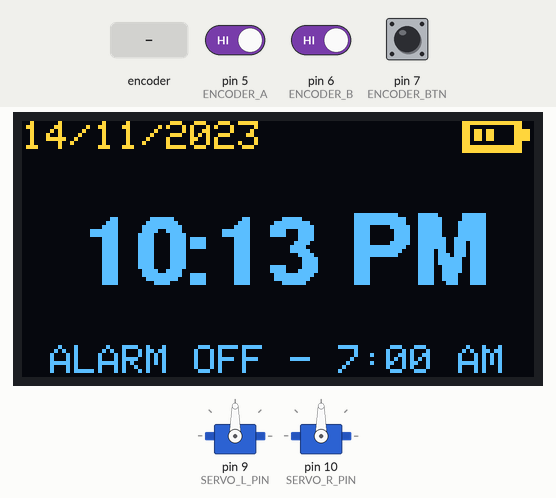
Simulated run of this sketch. Board: Arduino Uno, built with avr-gcc and run on an emulated ATmega328P. On the bench: 2 × servo, 128×64 one-colour display. The inputs (shaded band) are chosen by the test bench; at power-on: pin 7 (ENCODER_BTN) HIGH, pin 5 (ENCODER_A) HIGH, pin 6 (ENCODER_B) HIGH. The OLED is the two-colour kind (top 16 rows yellow); the local clock reads 2024-03-15 10:24:30 at power-on unless the sketch sets it.

Above: at 1.2 s.
1.3 s: pin 7 (ENCODER_BTN) driven LOW
At 2.5 s:
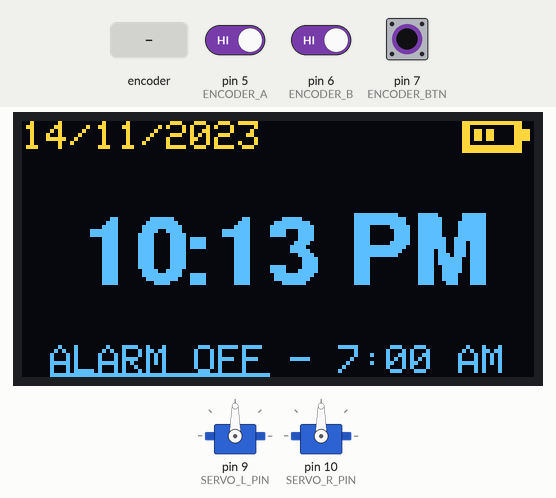
2.8 s: rotary encoder on pin 5 (ENCODER_A) / pin 6 (ENCODER_B) turned 3 steps (first pin leading)
At 4.6 s:
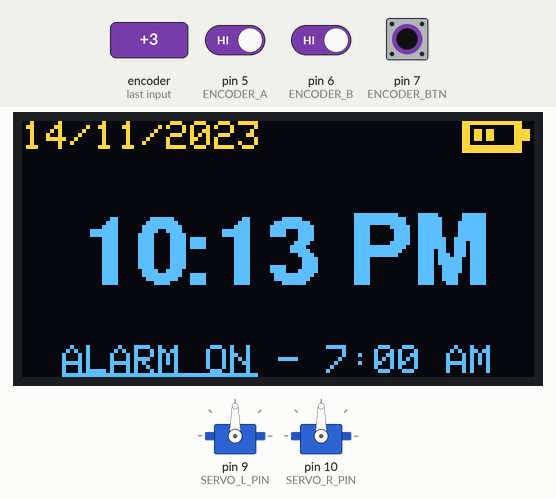
4.9 s: pin 7 (ENCODER_BTN) pulsed HIGH 5 times (0.12 s each, 0.3 s apart)
At 5.87 s:
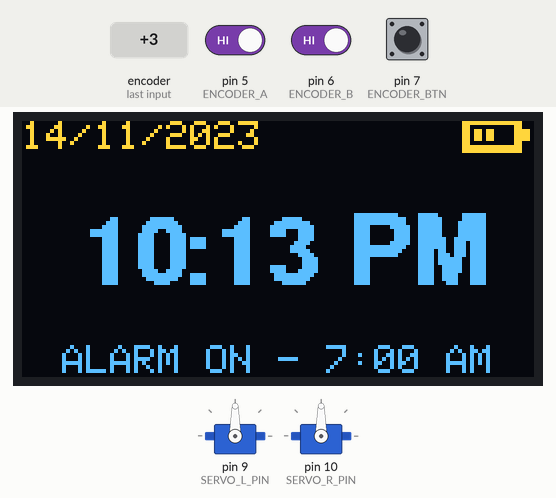
7.9 s: rotary encoder on pin 5 (ENCODER_A) / pin 6 (ENCODER_B) turned 1 step (first pin leading)
At 9.5 s:
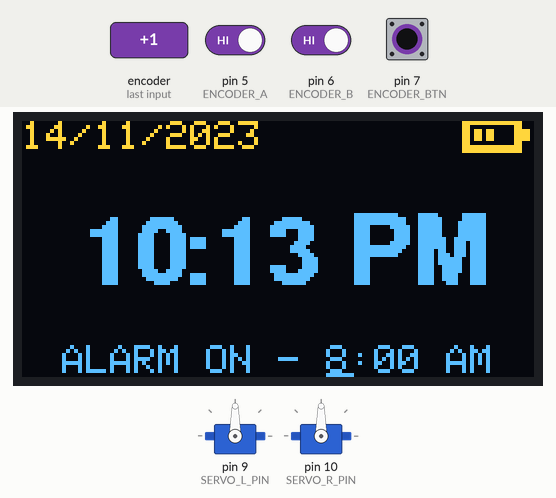
Timing chart, 0 to 11.0 s (numbered marks = the images above; inputs shaded):
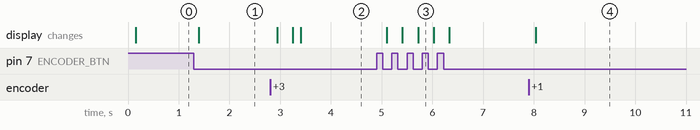

The sketch:

overall_code.ino
```cpp
/**
  * REQUIRED LIBRARIES
  */
#include <Arduino.h>
#include <Wire.h>
#include <Adafruit_GFX.h>               // Adafruit GFX Library by Adafruit
#include <Adafruit_SH110X.h>            // Adafruit SH110X by Adafruit
#include <RTClib.h>                     // RTCLib by NeiroN
#include <Fonts/FreeSansBold12pt7b.h>
#include <Servo.h>                      // Servo by Michael Margolis


/**
  * PIN DEFINITIONS
  */
#define ENCODER_A   5
#define ENCODER_B   6
#define ENCODER_BTN 7
#define BUZZER_PIN  8
#define SERVO_L_PIN 9
#define SERVO_R_PIN 10

#define RTC_CE  4
#define RTC_SCK 2
#define RTC_IO  3


/**
  * DISPLAY CONFIGURATION
  */
#define SCREEN_WIDTH  128
#define SCREEN_HEIGHT 64
Adafruit_SH1106G display(SCREEN_WIDTH, SCREEN_HEIGHT, &Wire, -1);


/**
  * RTC CONFIGURATION
  */
DS1302 rtc(RTC_CE, RTC_SCK, RTC_IO);


/**
  * SERVO CONFIGURATION
  */
Servo leftMotorServo;
Servo rightMotorServo;

#define L_STOP 90
#define R_STOP 90


/**
  * PROGRAM VARIABLES
  */

/* Alarm State */
bool alarmEnabled = false;
bool alarmEnabledPending = false;

int alarmH = 7;
int alarmM = 0;

bool alarmRinging = false;
bool alarmLatchedThisMinute = false;

/* UI Timing */
unsigned long lastUiMs = 0;
const unsigned long uiPeriodMs = 120;

/* Button State */
bool lastBtn = HIGH;
bool btnArmed = true;
unsigned long lastBtnChangeMs = 0;
const unsigned long debounceMs = 30;

/* Encoder State */
const int8_t QDEC[16] = {
   0, -1,  1,  0,
   1,  0,  0, -1,
  -1,  0,  0,  1,
   0,  1, -1,  0
};

uint8_t oldAB = 0;
int accum = 0;
const int STEPS_PER_DETENT = 4;

/* Battery Monitoring */
const float BAT_V_FULL  = 5.60;
const float BAT_V_EMPTY = 4.40;
float vccFilt = 5.0f;

/* UI Mode */
enum Mode { MODE_TIME, MODE_ALARM_TOGGLE, MODE_ALARM_H, MODE_ALARM_M };
Mode mode = MODE_TIME;

/* Movement Sequencer */
int moveCurrentStep = 0;
int moveLineCounter = 0;
bool moveWaiting = false;
unsigned long moveWaitStartMs = 0;

/* Sound Sequencer */
int soundCurrentStep = 0;
int soundLineCounter = 0;
bool soundWaiting = false;
unsigned long soundWaitStartMs = 0;
bool toneActive = false;
unsigned long toneStartMs = 0;


/**
  * FUNCTION DECLARATIONS
  */

/* Student Alarm Programs */
void alarmMove(void);
void alarmSound(void);

/* Motor Control */
void setLeftMotor(int speed);
void setRightMotor(int speed);

/* Movement Sequencer */
void resetMoveSequence(void);
void beginMoveSequence(void);
void endMoveSequence(void);
void moveLeftMotorCmd(int speed);
void moveRightMotorCmd(int speed);
void moveWaitCmd(unsigned long durationMs);

/* Sound Sequencer */
void resetSoundSequence(void);
void beginSoundSequence(void);
void endSoundSequence(void);
void soundWaitCmd(unsigned long durationMs);
void soundPlayToneCmd(int pitch, unsigned long durationMs);

/* Alarm Control */
void resetAlarmSequence(void);
void alarmStart(void);
void alarmStop(void);

/* Encoder */
void readEncoder(void);
void applyDelta(int d);

/* Battery */
long readVcc_mV(void);
float readVccFiltered(void);
int batteryPctFromV(float v);

/* User Interface */
void drawBatteryIcon(int percent);
void drawUI(const DateTime &now);
void drawCenteredText(const char *line1, const char *line2 = "", const char *line3 = "");

/* Button */
void handleButton(void);

/* Alarm Logic */
void updateAlarmState(const DateTime &now);

/* Utilities */
int wrap(int v, int lo, int hi);
int clampi(int v, int lo, int hi);


/**
  * STUDENT MOVEMENT MACROS
  */
#define leftMotor(x)  moveLeftMotorCmd(x)
#define rightMotor(x) moveRightMotorCmd(x)
#define wait(sec)     moveWaitCmd((unsigned long)((sec) * 1000))


/**
  * STUDENT MOVEMENT CODE
  */
void alarmMove(void)
{
  beginMoveSequence();

  /** =====================================================
    * =========== STUDENT MOVEMENT CODE START =============
    * ===================================================== */

  // Example:
  // leftMotor(50);
  // rightMotor(50);
  // wait(2);

  /** =====================================================
    * ============ STUDENT MOVEMENT CODE END ==============
    * ===================================================== */

  endMoveSequence();
}

/* Undefine student movement macros */
#undef leftMotor
#undef rightMotor
#undef wait


/**
  * STUDENT ALARM MACROS
  */
#define playTone(p, sec) soundPlayToneCmd(p, (unsigned long)((sec) * 1000))
#define wait(sec)        soundWaitCmd((unsigned long)((sec) * 1000))


/**
  * STUDENT ALARM CODE
  */
void alarmSound(void)
{
  beginSoundSequence();

  /** =====================================================
    * ============ STUDENT ALARM CODE START ===============
    * ===================================================== */

  // Example:
  // playTone(1000, 0.5);
  // wait(0.25);
  // playTone(1500, 0.5);

  /** =====================================================
    * ============= STUDENT ALARM CODE END ================
    * ===================================================== */

  endSoundSequence();
}

/* Undefine student alarm macros */
#undef playTone
#undef wait


/**
  * FUNCTION DEFINITIONS
  */

/* Utility Functions */
int wrap(int v, int lo, int hi)
{
  int r = hi - lo + 1;
  while (v < lo) v += r;
  while (v > hi) v -= r;
  return v;
}

int clampi(int v, int lo, int hi)
{
  return v < lo ? lo : (v > hi ? hi : v);
}


/* Motor Functions */
void setLeftMotor(int speed)
{
  leftMotorServo.write(speed);
}

void setRightMotor(int speed)
{
  rightMotorServo.write(180 - speed);
}


/* Movement Sequence Functions */
void beginMoveSequence(void)
{
  moveLineCounter = 0;
}

void endMoveSequence(void)
{
  if (moveLineCounter <= moveCurrentStep)
  {
    moveCurrentStep = 0;
    moveWaiting = false;
    setLeftMotor(L_STOP);
    setRightMotor(R_STOP);
  }
}

void moveLeftMotorCmd(int speed)
{
  if (moveLineCounter == moveCurrentStep)
  {
    setLeftMotor(speed);
    moveCurrentStep++;
  }
  moveLineCounter++;
}

void moveRightMotorCmd(int speed)
{
  if (moveLineCounter == moveCurrentStep)
  {
    setRightMotor(speed);
    moveCurrentStep++;
  }
  moveLineCounter++;
}

void moveWaitCmd(unsigned long durationMs)
{
  if (moveLineCounter == moveCurrentStep)
  {
    if (!moveWaiting)
    {
      moveWaitStartMs = millis();
      moveWaiting = true;
    }
    else if (millis() - moveWaitStartMs >= durationMs)
    {
      moveWaiting = false;
      moveCurrentStep++;
    }
  }
  moveLineCounter++;
}


/* Sound Sequence Functions */
void beginSoundSequence(void)
{
  soundLineCounter = 0;
}

void endSoundSequence(void)
{
  if (soundLineCounter <= soundCurrentStep)
  {
    soundCurrentStep = 0;
    soundWaiting = false;
    toneActive = false;
    noTone(BUZZER_PIN);
  }
}

void soundWaitCmd(unsigned long durationMs)
{
  if (soundLineCounter == soundCurrentStep)
  {
    if (!soundWaiting)
    {
      noTone(BUZZER_PIN);
      soundWaitStartMs = millis();
      soundWaiting = true;
    }
    else if (millis() - soundWaitStartMs >= durationMs)
    {
      soundWaiting = false;
      soundCurrentStep++;
    }
  }
  soundLineCounter++;
}

void soundPlayToneCmd(int pitch, unsigned long durationMs)
{
  if (soundLineCounter == soundCurrentStep)
  {
    if (!toneActive)
    {
      tone(BUZZER_PIN, pitch);
      toneStartMs = millis();
      toneActive = true;
    }
    else if (millis() - toneStartMs >= durationMs)
    {
      noTone(BUZZER_PIN);
      toneActive = false;
      soundCurrentStep++;
    }
  }
  soundLineCounter++;
}


/* Alarm Control Functions */
void resetAlarmSequence(void)
{
  moveCurrentStep = 0;
  moveLineCounter = 0;
  moveWaiting = false;
  moveWaitStartMs = 0;

  soundCurrentStep = 0;
  soundLineCounter = 0;
  soundWaiting = false;
  soundWaitStartMs = 0;

  toneActive = false;
  toneStartMs = 0;
  noTone(BUZZER_PIN);

  setLeftMotor(L_STOP);
  setRightMotor(R_STOP);
}

void alarmStart(void)
{
  alarmRinging = true;
  alarmLatchedThisMinute = true;
  resetAlarmSequence();
}

void alarmStop(void)
{
  alarmRinging = false;
  noTone(BUZZER_PIN);
  setLeftMotor(L_STOP);
  setRightMotor(R_STOP);
  resetAlarmSequence();
}

void updateAlarmState(const DateTime &now)
{
  if (mode != MODE_TIME)
  {
    alarmLatchedThisMinute = false;
    return;
  }

  if (!alarmEnabled)
  {
    alarmLatchedThisMinute = false;
    return;
  }

  if (now.hour() == alarmH && now.minute() == alarmM)
  {
    if (!alarmLatchedThisMinute && !alarmRinging)
    {
      alarmStart();
    }
  }
  else
  {
    alarmLatchedThisMinute = false;
  }
}


/* Battery Functions */
long readVcc_mV(void)
{
#if defined(__AVR__)
  ADMUX = _BV(REFS0) | _BV(MUX3) | _BV(MUX2) | _BV(MUX1);
  delayMicroseconds(200);
  ADCSRA |= _BV(ADSC);
  while (bit_is_set(ADCSRA, ADSC));
  return 1125300L / ADC;
#else
  return 5000;
#endif
}

float readVccFiltered(void)
{
  float v = readVcc_mV() / 1000.0f;
  vccFilt = 0.92f * vccFilt + 0.08f * v;
  return vccFilt;
}

int batteryPctFromV(float v)
{
  int pct = (int)((v - BAT_V_EMPTY) * 100.0f / (BAT_V_FULL - BAT_V_EMPTY) + 0.5f);
  return clampi(pct, 0, 100);
}


/* Encoder Functions */
void applyDelta(int d)
{
  if (mode == MODE_ALARM_TOGGLE && d) alarmEnabledPending = !alarmEnabledPending;
  else if (mode == MODE_ALARM_H)      alarmH = wrap(alarmH + d, 0, 23);
  else if (mode == MODE_ALARM_M)      alarmM = wrap(alarmM + d, 0, 59);
}

void readEncoder(void)
{
  uint8_t ab = (digitalRead(ENCODER_A) << 1) | digitalRead(ENCODER_B);
  int8_t step = QDEC[(oldAB << 2) | ab];

  if (step)
  {
    accum += step;
    if (abs(accum) >= STEPS_PER_DETENT)
    {
      applyDelta(accum > 0 ? 1 : -1);
      accum = 0;
    }
  }
  oldAB = ab;
}


/* Button Functions */
void handleButton(void)
{
  bool btn = digitalRead(ENCODER_BTN);
  unsigned long now = millis();

  if (btn != lastBtn)
  {
    lastBtnChangeMs = now;
    lastBtn = btn;
  }

  if ((now - lastBtnChangeMs) > debounceMs)
  {
    if (btn == LOW && btnArmed)
    {
      if (alarmRinging)
      {
        alarmStop();
        btnArmed = false;
        return;
      }

      if (mode == MODE_TIME)             mode = MODE_ALARM_TOGGLE, alarmEnabledPending = alarmEnabled;
      else if (mode == MODE_ALARM_TOGGLE) mode = MODE_ALARM_H;
      else if (mode == MODE_ALARM_H)      mode = MODE_ALARM_M;
      else                               mode = MODE_TIME, alarmEnabled = alarmEnabledPending;

      btnArmed = false;
    }

    if (btn == HIGH) btnArmed = true;
  }
}


/* Display Functions */
void drawBatteryIcon(int percent)
{
  int level = percent >= 100 ? 4 : percent >= 75 ? 3 : percent >= 50 ? 2 : percent >= 25 ? 1 : 0;
  const int w = 15, h = 9, x = SCREEN_WIDTH - w - 3, y = -1;

  display.fillRect(x,         y,         w,  2,  SH110X_WHITE);
  display.fillRect(x,         y + h - 2, w,  2,  SH110X_WHITE);
  display.fillRect(x,         y,         2,  h,  SH110X_WHITE);
  display.fillRect(x + w - 2, y,         2,  h,  SH110X_WHITE);
  display.fillRect(x + w,     y + 3,     2,  3,  SH110X_WHITE);

  for (int i = 0; i < level; i++)
  {
    display.fillRect(x + 3 + i * 3, y + 3, 2, h - 6, SH110X_WHITE);
  }
}

void drawUI(const DateTime &now)
{
  display.clearDisplay();
  display.setTextColor(SH110X_WHITE);
  display.setFont(NULL);
  display.setTextSize(1);

  /* Date */
  char dateBuf[11];
  snprintf(dateBuf, sizeof(dateBuf), "%02d/%02d/%04d", now.day(), now.month(), now.year());
  display.setCursor(0, 0);
  display.print(dateBuf);

  drawBatteryIcon(batteryPctFromV(readVccFiltered()));

  /* Time (12h) */
  int h24 = now.hour();
  bool pm = h24 >= 12;
  int h12 = h24 % 12;
  if (h12 == 0) h12 = 12;

  char timeBuf[10];
  snprintf(timeBuf, sizeof(timeBuf), "%d:%02d %s", h12, now.minute(), pm ? "PM" : "AM");

  display.setFont(&FreeSansBold12pt7b);
  int16_t x1, y1;
  uint16_t tw, th;
  display.getTextBounds(timeBuf, 0, 0, &x1, &y1, &tw, &th);
  display.setCursor((SCREEN_WIDTH - (int)tw) / 2, (SCREEN_HEIGHT - (int)th) / 2 - y1);
  display.print(timeBuf);

  display.setFont(NULL);
  display.setTextSize(1);

  /* Alarm Status Row */
  bool showEnabled = (mode == MODE_TIME) ? alarmEnabled : alarmEnabledPending;

  int ah24 = alarmH;
  bool apm = ah24 >= 12;
  int ah12 = ah24 % 12;
  if (ah12 == 0) ah12 = 12;

  char stateBuf[12];
  snprintf(stateBuf, sizeof(stateBuf), "%s", showEnabled ? "ALARM ON" : "ALARM OFF");

  char alarmTimeBuf[10];
  snprintf(alarmTimeBuf, sizeof(alarmTimeBuf), "%d:%02d %s", ah12, alarmM, apm ? "PM" : "AM");

  const char *sep = " - ";

  uint16_t sw, sepw, aw;
  display.getTextBounds(stateBuf,    0, 0, &x1, &y1, &sw,   &th);
  display.getTextBounds(sep,         0, 0, &x1, &y1, &sepw, &th);
  display.getTextBounds(alarmTimeBuf,0, 0, &x1, &y1, &aw,   &th);

  int totalW = (int)sw + (int)sepw + (int)aw;
  int ax = (SCREEN_WIDTH - totalW) / 2;
  int ay = 56;

  display.setCursor(ax, ay);
  display.print(stateBuf);
  display.print(sep);
  display.print(alarmTimeBuf);

  /* Underline active edit field */
  int uy = ay + 7;

  if (mode == MODE_ALARM_TOGGLE)
  {
    display.drawLine(ax, uy, ax + (int)sw, uy, SH110X_WHITE);
  }
  else if (mode == MODE_ALARM_H)
  {
    char hb[3];
    snprintf(hb, sizeof(hb), "%d", ah12);
    uint16_t hw;
    display.getTextBounds(hb, 0, 0, &x1, &y1, &hw, &th);
    int hx = ax + (int)sw + (int)sepw;
    display.drawLine(hx, uy, hx + (int)hw, uy, SH110X_WHITE);
  }
  else if (mode == MODE_ALARM_M)
  {
    uint16_t hw, cw, mw;
    char hb[3];
    snprintf(hb, sizeof(hb), "%d", ah12);
    display.getTextBounds(hb,  0, 0, &x1, &y1, &hw, &th);
    display.getTextBounds(":", 0, 0, &x1, &y1, &cw, &th);
    display.getTextBounds("00",0, 0, &x1, &y1, &mw, &th);
    int mx = ax + (int)sw + (int)sepw + (int)hw + (int)cw;
    display.drawLine(mx, uy, mx + (int)mw, uy, SH110X_WHITE);
  }

  display.display();
}


/**
  * SETUP
  */
void setup(void)
{
  pinMode(ENCODER_A,   INPUT_PULLUP);
  pinMode(ENCODER_B,   INPUT_PULLUP);
  pinMode(ENCODER_BTN, INPUT_PULLUP);

  pinMode(BUZZER_PIN, OUTPUT);
  noTone(BUZZER_PIN);

  leftMotorServo.attach(SERVO_L_PIN);
  rightMotorServo.attach(SERVO_R_PIN);
  setLeftMotor(L_STOP);
  setRightMotor(R_STOP);

  display.begin(0x3C, true);
  display.clearDisplay();
  display.display();

  rtc.begin();
  rtc.adjust(DateTime(F(__DATE__), F(__TIME__)));

  oldAB = (digitalRead(ENCODER_A) << 1) | digitalRead(ENCODER_B);
}


/**
  * MAIN LOOP
  */
void loop(void)
{
  readEncoder();
  handleButton();

  DateTime now = rtc.now();
  updateAlarmState(now);

  if (alarmRinging)
  {
    alarmMove();
    alarmSound();
  }

  if (millis() - lastUiMs >= uiPeriodMs)
  {
    drawUI(now);
    lastUiMs = millis();
  }
}
```

Measured:
- after the input at 1.3 s, the display: changes after 0.09 s (image 1)
- after the input at 2.8 s, the display: changes after 0.14 s (image 2)
- after the input at 4.9 s, the display: first changes after 0.20 s (image 3 shows a later state)
- after the input at 7.9 s, the display: changes after 0.14 s (image 4)
